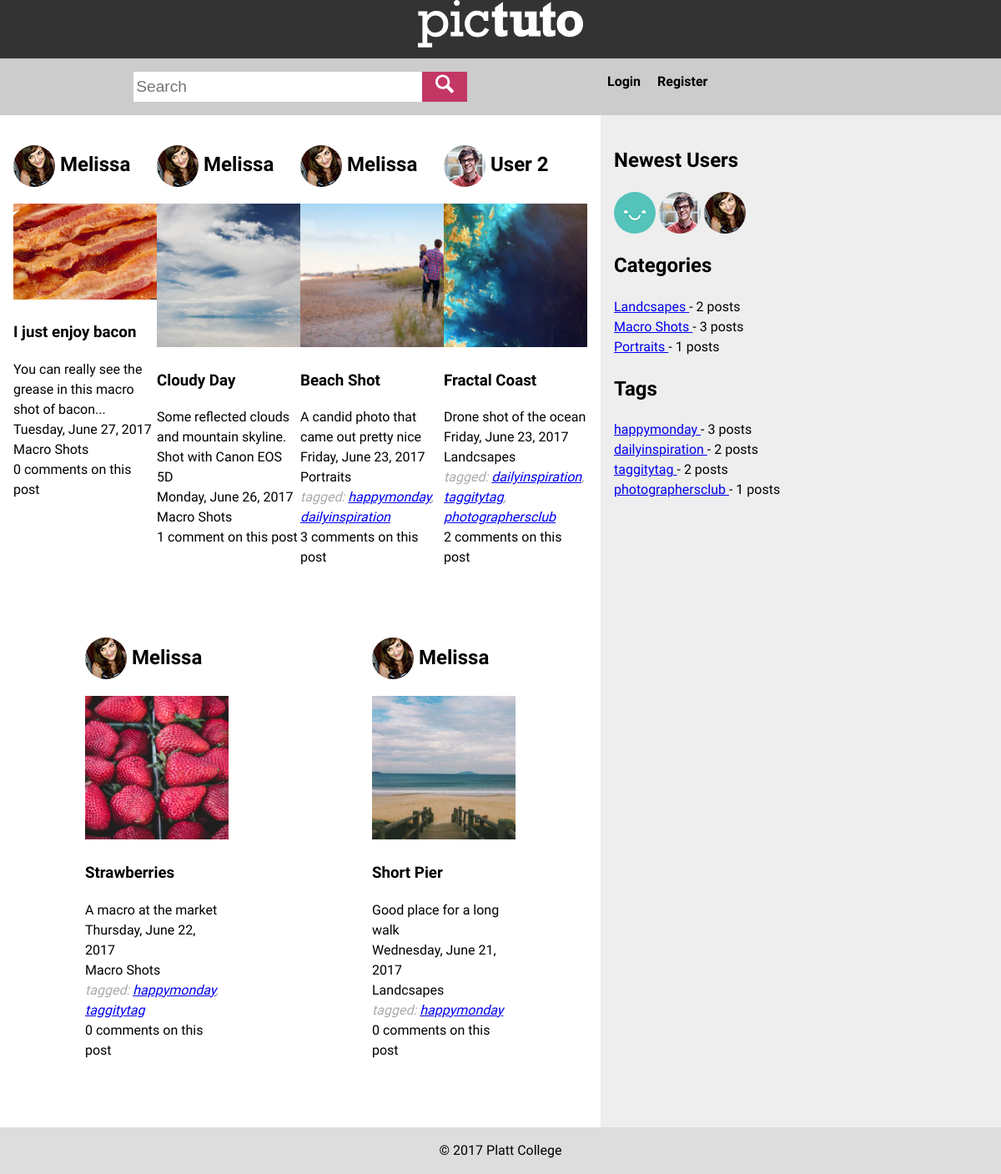
The page / on the database its author committed.
### tables this page shows
CREATE TABLE IF NOT EXISTS `posts` (
`post_id` smallint(6) NOT NULL,
  `title` varchar(256) NOT NULL,
  `body` text NOT NULL,
  `image` varchar(256) NOT NULL,
  `date` datetime NOT NULL,
  `category_id` tinyint(4) NOT NULL,
  `user_id` tinyint(4) NOT NULL,
  `allow_comments` tinyint(1) NOT NULL,
  `is_published` tinyint(1) NOT NULL
);

CREATE TABLE IF NOT EXISTS `users` (
`user_id` tinyint(4) NOT NULL,
  `username` varchar(40) NOT NULL,
  `password` varchar(40) NOT NULL,
  `email` varchar(254) NOT NULL,
  `is_admin` tinyint(1) NOT NULL,
  `bio` varchar(256) NOT NULL,
  `profile_pic` varchar(40) NOT NULL,
  `join_date` datetime NOT NULL,
  `secret_key` varchar(40) NOT NULL
);

CREATE TABLE IF NOT EXISTS `categories` (
`category_id` smallint(6) NOT NULL,
  `name` varchar(40) NOT NULL
);

CREATE TABLE IF NOT EXISTS `tags` (
`tag_id` mediumint(9) NOT NULL,
  `name` varchar(256) NOT NULL
);

### index.php (the view, shortened to what this page needs)
<?php
include('header.php');
?>
<main class="content">
	<?php
	$query = 	"SELECT posts.*, users.username, users.user_id, users.profile_pic, categories.*
				FROM posts, categories, users
				WHERE posts.is_published = 1
				AND categories.category_id = posts.category_id
				AND users.user_id = posts.user_id
				ORDER BY posts.date DESC
				LIMIT 10";
	$result = $db->query($query);
	if( $result->num_rows >= 1 ){
		while( $row = $result->fetch_assoc() ){
	?>
	<article>
		<h2 class="user-card">
			<a href="profile.php?user_id=<?php echo $row['user_id']; ?>">
			<?php show_profile_pic($row['user_id']) ?>
			<span class="username">
			<?php echo $row['username']; ?>
			</span>
			</a>
		</h2>
		<a href="single.php?post_id=<?php echo $row['post_id']; ?>">
			<img src="<?php image_url($row['post_id'], 'large'); ?>" class="post-image">
		</a>
		<h3><?php echo $row['title']; ?></h3>
		<?php echo $row['body']; ?>
		<div class="post-info">
			<?php echo convert_date($row['date']); ?>
			<br>
			<?php echo $row['name']; ?>
			<br>
			<?php show_post_tags( $row['post_id'] ); ?>
			<?php count_comments( $row['post_id'], ' comment on this post',
			' comments on this post' ); ?>
		</div>
	</article>
	<?php
		}
	}else{
		echo 'No Posts found.';
	} ?>
</main>
<?php include('sidebar.php'); ?>
<?php include('footer.php'); ?>

### header.php (shortened to what this page needs)
<?php
require('db-config.php');
include_once( 'functions.php' );
$logged_in_user = check_login();
?>
<!DOCTYPE html>
<html>
<head>
	<link rel="stylesheet" type="text/css" href="styles/style.css">
</head>
<body>
	<header class="header">
		<h1 class="logo"><a href="index.php"><img src="images/logo.svg" width="198" height="57"></a></h1>
	</header>
	<nav class="main-navigation wrapper">
		<section class="search-bar">
			<form action="search.php" method="get">
				<input type="search" name="phrase" value="<?php echo $_GET['phrase']; ?>" placeholder="Search">
				<button type="submit"><img src="images/search.svg" width="22" height="24"></button>
			</form>
		</section>
		<ul class="menu">
			<?php if(!$logged_in_user){ ?>
			<li><a href="login.php">Login</a></li>
			<li><a href="register.php">Register</a></li>
			<?php }else{ ?>
			<li><a href="add-post.php">Add a post</a></li>
			<li><a href="profile.php?user_id=<?php echo $logged_in_user['user_id'] ?>">My Profile</a></li>
			<li><a href="login.php?action=logout">Logout</a></li>
			<?php } ?>
		</ul>
	</nav>
	<div class="wrapper">

### functions.php (shortened to what this page needs)
<?php
function convert_date( $timestamp ){
	$date = new DateTime( $timestamp );
	return $date->format('l, F j, Y');
}
function count_comments( $post_id, $one = ' comment' , $many = ' comments' ){
	global $db;
	$query = "SELECT COUNT(*) AS total
				FROM comments
				WHERE post_id = $post_id";
	$result = $db->query($query);
	if( $result->num_rows >= 1){
		while( $row = $result->fetch_assoc() ){
			if( $row['total'] == 1 ){
				echo $row['total'] . $one;
			}else{
				echo $row['total'] . $many;
			}
		}
	}
}
function show_post_tags($post_id){
	global $db;
	$query = "SELECT tags.*
	FROM tags, post_tags
	WHERE post_tags.post_id = $post_id
	AND post_tags.tag_id = tags.tag_id";
	$result = $db->query($query);
	if($result->num_rows >= 1){
		while($row = $result->fetch_assoc()){
			$tags[] =  '<a href="tag.php?tag_id='. $row['tag_id'] .'">' . $row['name'] . '</a>';
		}
		echo '<span class="tags">tagged: ' . implode(', ', $tags) . '</span>';
	}
}
		?>
	<?php
function show_profile_pic( $user_id, $size = 'thumb' ){
	global $db;
	$query = "SELECT profile_pic FROM users
			WHERE user_id = $user_id
			LIMIT 1";
	$result = $db->query($query);
	if( $result->num_rows == 1 ){
		$row = $result->fetch_assoc();
			echo '<img src="http://localhost/melissa-php-0517/image-app/uploads/' . $row['profile_pic'] . '_' . $size . '.jpg" alt="Profile Picture" class="profile_pic">';
	}
}
function check_login( $redirect = '' ){
	global $db;
	if( isset($_SESSION['user_id']) AND isset($_SESSION['secret_key']) ){
		$sess_user_id = $_SESSION['user_id'];
		$sess_secret_key = $_SESSION['secret_key'];
		$query = "SELECT * FROM users
				WHERE user_id = $sess_user_id
				AND secret_key = '$sess_secret_key'
				LIMIT 1";
		$result = $db->query($query);
		if( !$result ){
			if($redirect != ''){
				header("Location:$redirect");
			}
			return false;
		}
		if($result->num_rows == 1){
			return $result->fetch_assoc();
		}else{
			if($redirect != ''){
				header("Location:$redirect");
			}
			return false;
		}
	}else{
		return false;
	}
}
function image_url($post_id = 0, $size = 'medium'){
	global $db;
	$query = "SELECT image FROM posts WHERE post_id = $post_id LIMIT 1";
	$result = $db->query($query);
	$row = $result->fetch_assoc();
	if($row['image']){
		echo 'uploads/' . $row['image'] . '_' . $size . '.jpg';
	}
}

### sidebar.php (shortened to what this page needs)
<aside class="sidebar">
	<?php
	$query 	= "SELECT *
				FROM users
				ORDER BY join_date DESC
				LIMIT 5";
	$result = $db->query($query);
	if( $result->num_rows >= 1 ){
	 ?>
	<section>
		<h2>Newest Users</h2>
		<?php while( $row = $result->fetch_assoc() ){ ?>
			<a class="profile-pic" href="profile.php?user_id=<?php echo $row['user_id']; ?>" title="<?php echo $row['username']; ?>'s Profile"><?php show_profile_pic($row['user_id']); ?></a>
		<?php }
		?>
	</section>
	<?php }  ?>
	<?php
	$query 	= "SELECT categories.*, COUNT(*) AS total
			FROM categories , posts
			WHERE categories.category_id = posts.category_id
			GROUP BY categories.category_id
			ORDER BY categories.name ASC
			LIMIT 5";
	$result = $db->query($query);
	if( $result->num_rows >= 1 ){?>
	<section>
		<h2>Categories</h2>
		<ul>
		<?php while( $row = $result->fetch_assoc() ){ ?>
			<li><a href="category.php?cat_id=<?php echo $row['category_id'] ?>"><?php echo $row['name'] ?> </a>
			- <?php echo $row['total']; ?> posts</li>
		<?php }
		$result->free(); ?>
		</ul>
	</section>
	<?php } ?>
	<?php
	$query 	= "SELECT tags.*, COUNT(*) AS total
			FROM tags, posts, post_tags
			WHERE posts.post_id = post_tags.post_id
			AND tags.tag_id = post_tags.tag_id
			GROUP BY tags.tag_id
			ORDER BY total DESC";
	$result = $db->query($query);
	if( $result->num_rows >= 1 ){?>
	<section>
		<h2>Tags</h2>
		<ul>
		<?php while( $row = $result->fetch_assoc() ){ ?>
			<li><a href="tag.php?tag_id=<?php echo $row['tag_id'] ?>"><?php echo $row['name'] ?> </a>
			- <?php echo $row['total']; ?> posts</li>
		<?php }
		$result->free(); ?>
		</ul>
	</section>
	<?php } ?>
</aside>

### footer.php (shortened to what this page needs)
</div>
<footer class="footer">
	&copy; 2017 Platt College
</footer>
</body>
</html>

### styles/style.css (style rules this page uses)
html { box-sizing:border-box; background-color:white; }
html * { box-sizing: inherit; }
body { font-family: "Libre Franklin", "Arial", sans-serif; margin: 0; line-height: 1.5; overflow-x: hidden; }
.header { background-color: #333 ; position: relative; }
.header h1 { font-size:2rem; text-align: center; z-index:999; margin:0; padding:0; }
header h1 a { text-decoration: none; color:teal; }
.content { padding:1em; display: flex; flex-wrap: wrap; justify-content: space-between; align-items: flex-start; }
article { flex-grow: 1; max-width:400px; margin:0 auto 4em; max-width:25%; }
.content img { max-width: 100%; height: auto; }
.sidebar { padding:1em; background-color:#eee; clear:both; }
.footer { clear:both; background-color: #ddd; padding: 1em; text-align: center; }
nav { background:#ccc; }
ul, li { margin: 0; padding: 0; list-style-type: none; }
ul.menu li { display: inline-block; }
ul.menu a { padding:1rem .5rem; color:inherit; text-decoration: none; display: block; font-weight: bold; }
.user-card img, .profile-pic img { border-radius: 500px; vertical-align: middle; }
.user-card a { text-decoration: none; color:inherit; }
span.tags { display: block; color:#aaa; font-style: italic; }
input, textarea, select { width:100%; padding:.25em; font-size:120%; }
[type=submit] { background: #C33764; color:white; border:none; width:auto; display:block; margin:1em 0; padding:.25em 1em; font-family: inherit; transition: background .3s ease-out; }
.search-bar form { display: flex; padding:1em 0; text-align:center; max-width: 400px; margin:auto; }
.search-bar input[type=search] { width:80%; }
.search-bar input, .search-bar button { display: inline-block; flex-grow:1; margin:0; border:none; padding:.2rem; line-height: 1.4; }
@media screen and (min-width:800px) { .wrapper { display: -ms-flex; display: -webkit-flex; display: flex; } }
@media screen and (min-width:800px) { .content, .search-bar { width:60%; } }
@media screen and (min-width:800px) { .sidebar, .menu { width:40%; clear: none; } }

### rows shown on the page
posts: user.profile_pic (placeholder picture), user.username "Melissa", image (picture), title "I just enjoy bacon", body "You can really see the grease in this macro shot of bacon...", date "Tuesday, June 27, 2017", category.name "Macro Shots", total "0"
posts: user.profile_pic (placeholder picture), user.username "Melissa", image (picture), title "Cloudy Day", body "Some reflected clouds and mountain skyline. Shot with Canon EOS 5D", date "Monday, June 26, 2017", category.name "Macro Shots", total "1"
posts: user.profile_pic (placeholder picture), user.username "Melissa", image (picture), title "Beach Shot", body "A candid photo that came out pretty nice", date "Friday, June 23, 2017", category.name "Portraits", tags.name "happymonday dailyinspiration", tags ",", total "3"
posts: user.profile_pic (placeholder picture), user.username "User 2", image (picture), title "Fractal Coast", body "Drone shot of the ocean", date "Friday, June 23, 2017", category.name "Landcsapes", tags.name "dailyinspiration taggitytag photographersclub", tags ", ,", total "2"
posts: user.profile_pic (placeholder picture), user.username "Melissa", image (picture), title "Strawberries", body "A macro at the market", date "Thursday, June 22, 2017", category.name "Macro Shots", tags.name "happymonday taggitytag", tags ",", total "0"
posts: user.profile_pic (placeholder picture), user.username "Melissa", image (picture), title "Short Pier", body "Good place for a long walk", date "Wednesday, June 21, 2017", category.name "Landcsapes", tags.name "happymonday", total "0"
users: profile_pic (placeholder picture)
users: profile_pic (placeholder picture)
users: profile_pic (placeholder picture)
categories: name "Landcsapes", total "2"
categories: name "Macro Shots", total "3"
categories: name "Portraits", total "1"
tags: name "happymonday", total "3"
tags: name "dailyinspiration", total "2"
tags: name "taggitytag", total "2"
tags: name "photographersclub", total "1"
